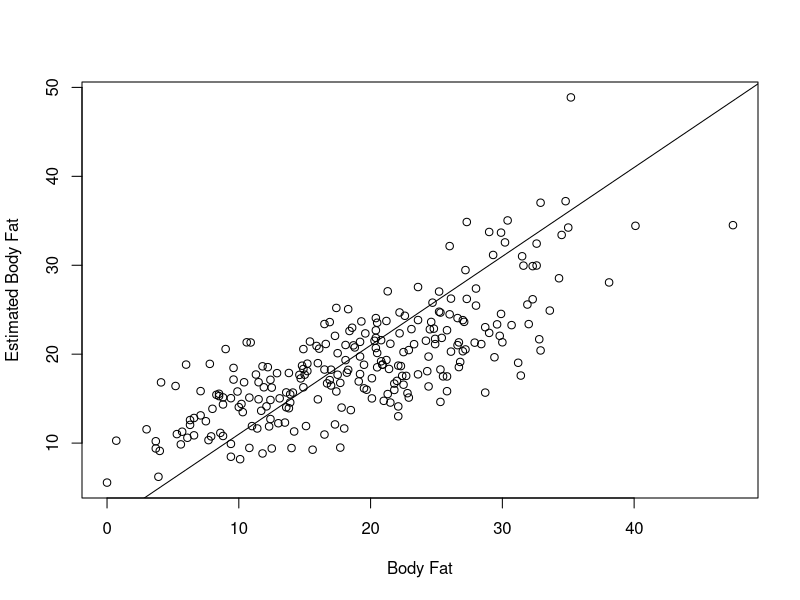

Recreate this plot in R.
bodyfat <- read.csv("Data/bodyfat.csv")
fit <- lm(BodyFat ~ Age + Weight + Chest + Wrist + BMI, data=bodyfat)
print(fit)

## names(bodyfat)
## summary(fit)
## coef(fit)

pdf("images/chapter_regression/fitbodyfat.pdf", width=6, height=4)
plot(bodyfat$BodyFat, fit$fitted.values, xlab="Body Fat",
     ylab="Estimated Body Fat")
abline(1, 1)
dev.off()
